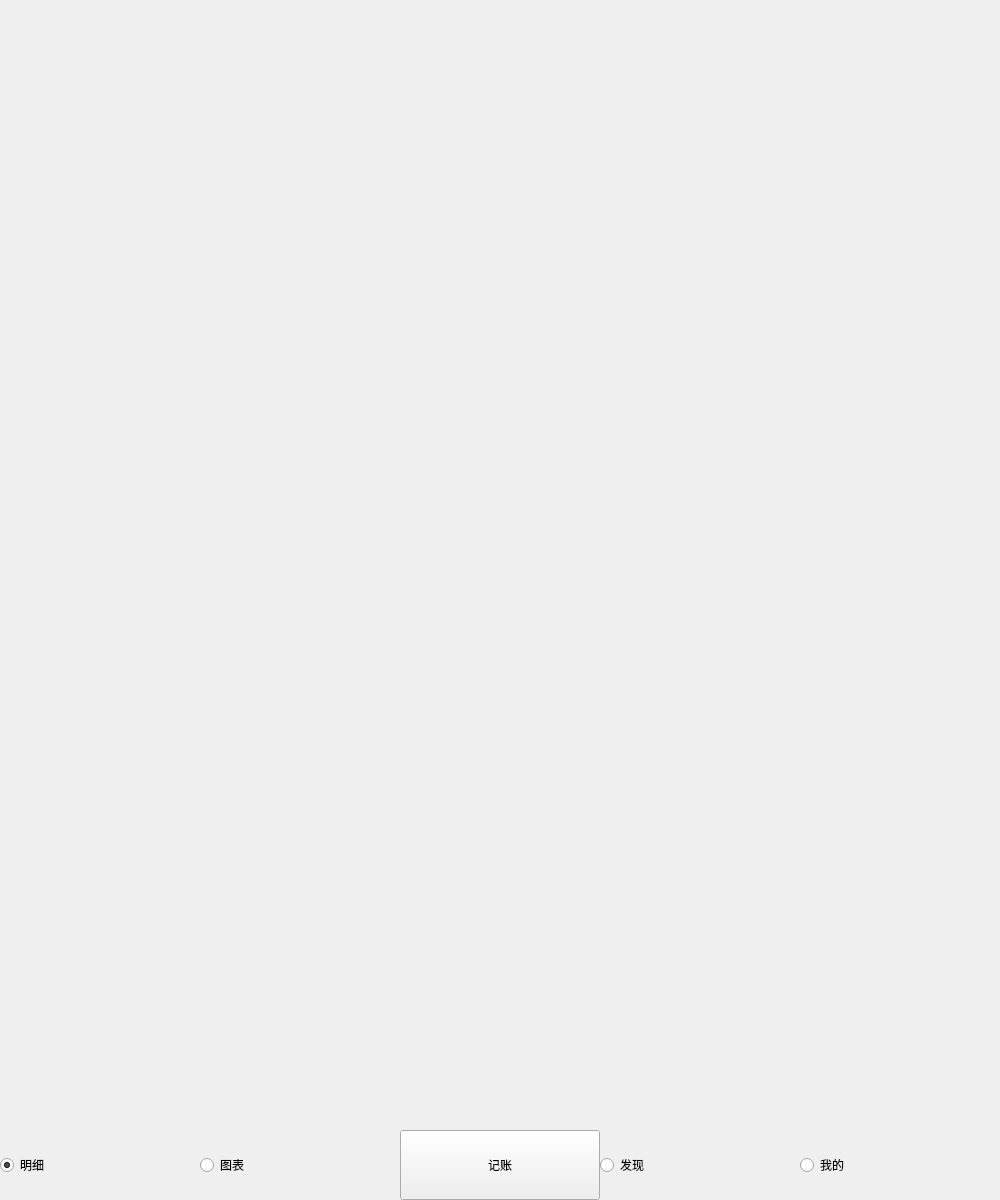
<?xml version="1.0" encoding="UTF-8"?>
<ui version="4.0">
 <class>home</class>
 <widget class="QWidget" name="home">
  <property name="geometry">
   <rect>
    <x>0</x>
    <y>0</y>
    <width>1000</width>
    <height>1200</height>
   </rect>
  </property>
  <property name="windowTitle">
   <string>Home</string>
  </property>
  <widget class="QRadioButton" name="entrs_rbtn">
   <property name="geometry">
    <rect>
     <x>0</x>
     <y>1130</y>
     <width>200</width>
     <height>70</height>
    </rect>
   </property>
   <property name="text">
    <string>明细</string>
   </property>
   <property name="checked">
    <bool>true</bool>
   </property>
  </widget>
  <widget class="QStackedWidget" name="home_stacked_widget">
   <property name="geometry">
    <rect>
     <x>0</x>
     <y>0</y>
     <width>1000</width>
     <height>1130</height>
    </rect>
   </property>
   <widget class="QWidget" name="page"/>
   <widget class="QWidget" name="page_2"/>
  </widget>
  <widget class="QRadioButton" name="stats_rbtn">
   <property name="geometry">
    <rect>
     <x>200</x>
     <y>1130</y>
     <width>200</width>
     <height>70</height>
    </rect>
   </property>
   <property name="text">
    <string>图表</string>
   </property>
  </widget>
  <widget class="QRadioButton" name="disc_rbtn">
   <property name="geometry">
    <rect>
     <x>600</x>
     <y>1130</y>
     <width>200</width>
     <height>70</height>
    </rect>
   </property>
   <property name="text">
    <string>发现</string>
   </property>
  </widget>
  <widget class="QRadioButton" name="my_rbtn">
   <property name="geometry">
    <rect>
     <x>800</x>
     <y>1130</y>
     <width>200</width>
     <height>70</height>
    </rect>
   </property>
   <property name="text">
    <string>我的</string>
   </property>
  </widget>
  <widget class="QPushButton" name="add_btn">
   <property name="geometry">
    <rect>
     <x>400</x>
     <y>1130</y>
     <width>200</width>
     <height>70</height>
    </rect>
   </property>
   <property name="text">
    <string>记账</string>
   </property>
  </widget>
 </widget>
 <resources/>
 <connections/>
</ui>
